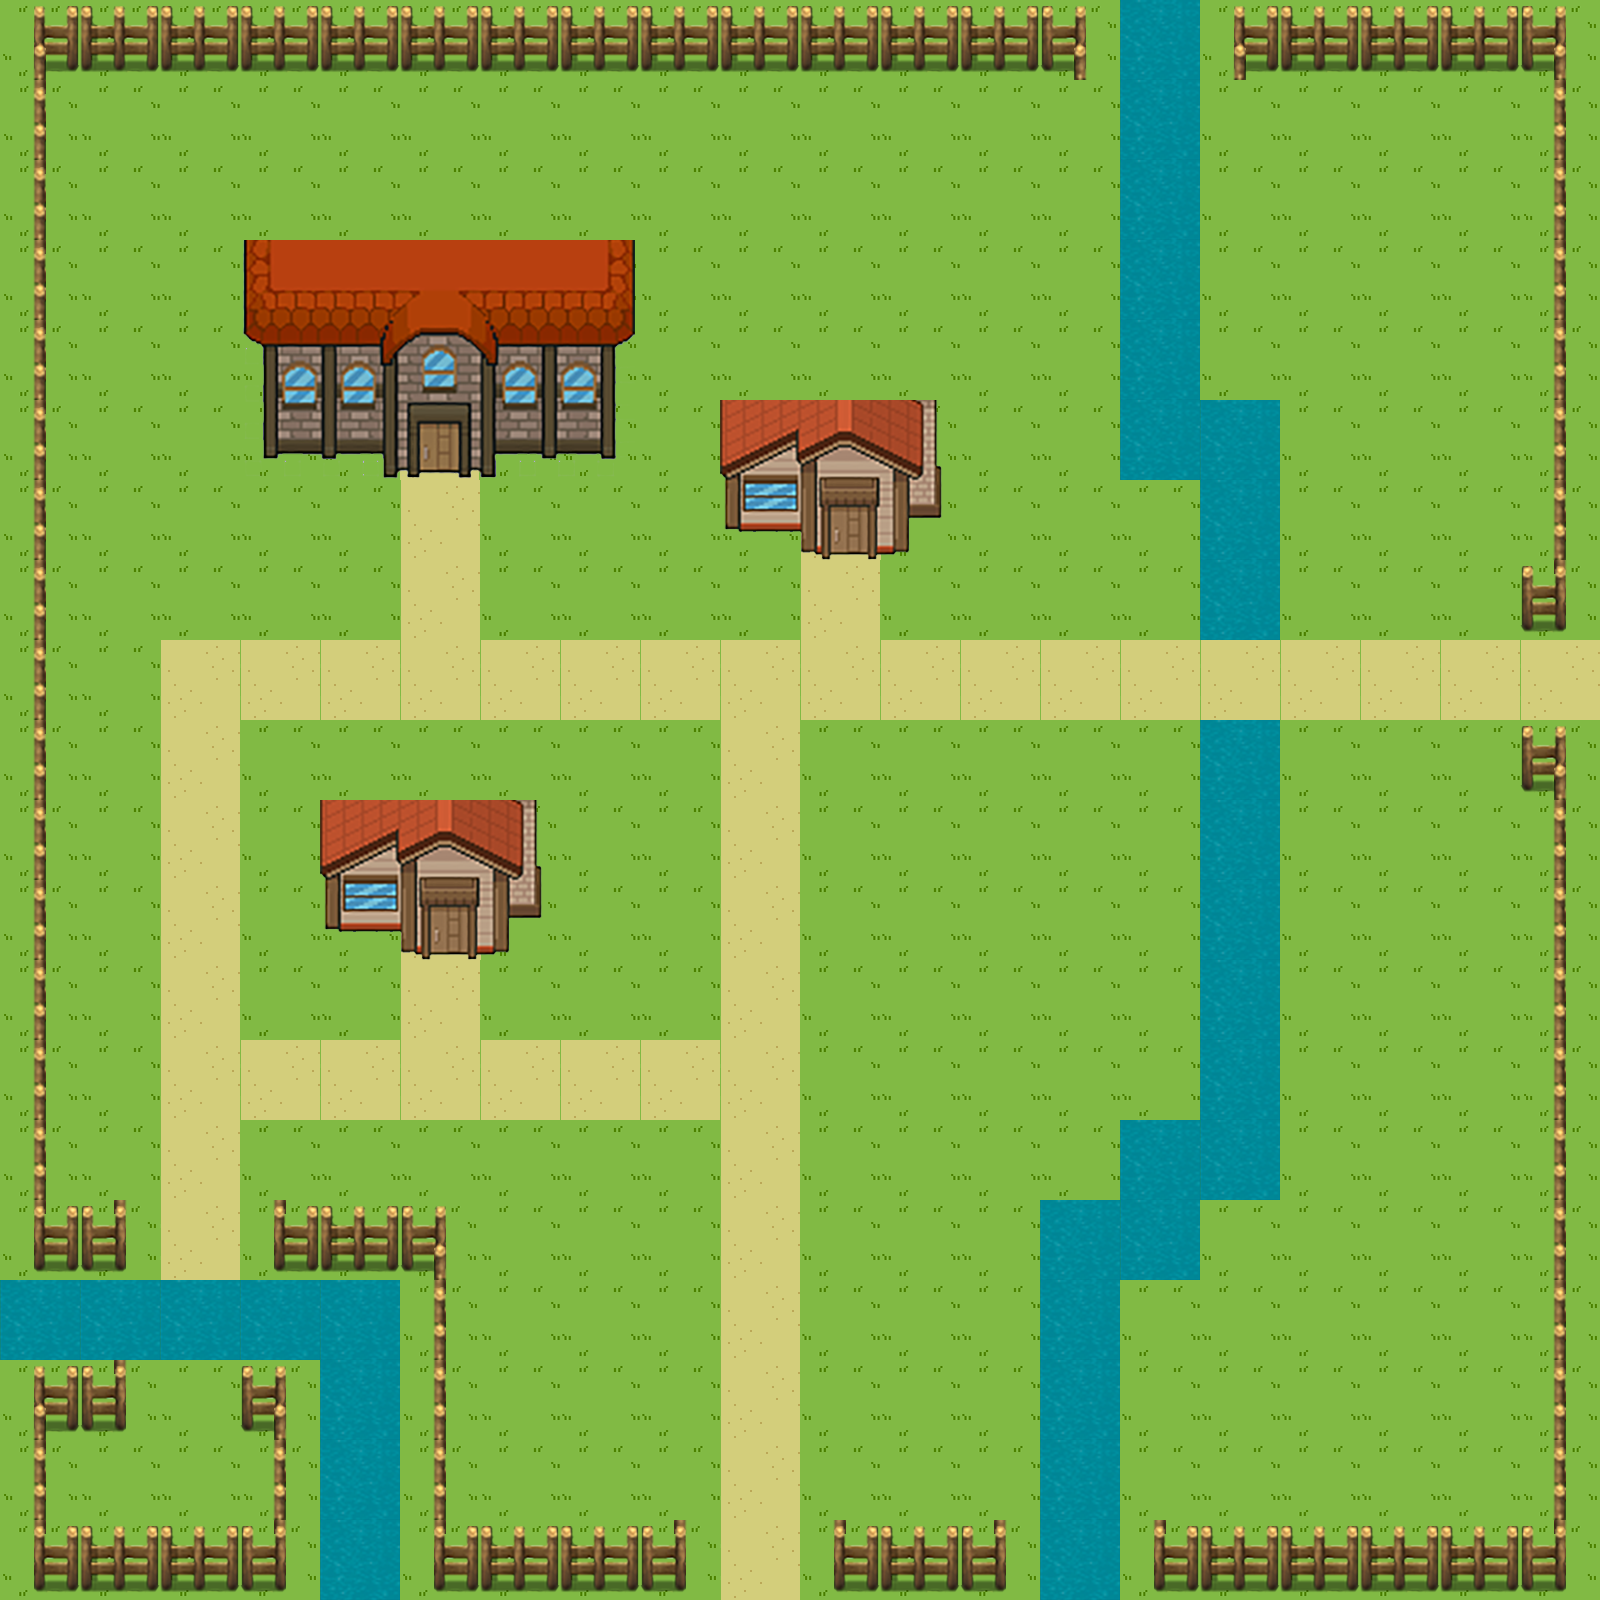

A level layout from a 2D game, rendered from its tile map. Below: a short description, then the map file with its tile-grid data intact:
An orthogonal 20x20 tile map with 80x80 px tiles, 1 tile layer (Tile Layer 1).

<map version="1.2" tiledversion="1.3.3" orientation="orthogonal" renderorder="right-down" width="20" height="20" tilewidth="80" tileheight="80" infinite="0" nextlayerid="2" nextobjectid="1">
 <tileset firstgid="1" source="floorset.tsx" />
 <layer id="1" name="Tile Layer 1" width="20" height="20">
  <data encoding="csv">
32,41,41,41,41,41,41,41,41,41,41,41,41,33,5,32,41,41,41,33,
31,2,2,2,2,2,2,2,2,2,2,2,2,2,5,2,2,2,2,31,
31,2,2,2,2,2,2,2,2,2,2,2,2,2,5,2,2,2,2,31,
31,2,2,64,65,66,67,68,2,2,2,2,2,2,5,2,2,2,2,31,
31,2,2,74,75,76,77,78,2,2,2,2,2,2,5,2,2,2,2,31,
31,2,2,84,85,86,87,88,2,61,62,63,2,2,5,5,2,2,2,31,
31,2,2,2,2,3,2,2,2,71,72,73,2,2,2,5,2,2,2,31,
31,2,2,2,2,3,2,2,2,2,3,2,2,2,2,5,2,2,2,43,
31,2,3,3,3,3,3,3,3,3,3,3,3,3,3,3,3,3,3,3,
31,2,3,2,2,2,2,2,2,3,2,2,2,2,2,5,2,2,2,33,
31,2,3,2,61,62,63,2,2,3,2,2,2,2,2,5,2,2,2,31,
31,2,3,2,71,72,73,2,2,3,2,2,2,2,2,5,2,2,2,31,
31,2,3,2,2,3,2,2,2,3,2,2,2,2,2,5,2,2,2,31,
31,2,3,3,3,3,3,3,3,3,2,2,2,2,2,5,2,2,2,31,
31,2,3,2,2,2,2,2,2,3,2,2,2,2,5,5,2,2,2,31,
42,43,3,42,41,33,2,2,2,3,2,2,2,5,5,2,2,2,2,31,
5,5,5,5,5,31,2,2,2,3,2,2,2,5,2,2,2,2,2,31,
32,43,2,33,5,31,2,2,2,3,2,2,2,5,2,2,2,2,2,31,
31,2,2,31,5,31,2,2,2,3,2,2,2,5,2,2,2,2,2,31,
42,41,41,43,5,42,41,41,43,3,42,41,43,5,42,41,41,41,41,43
</data>
 </layer>
</map>